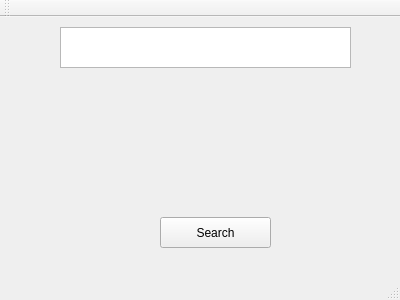
<?xml version="1.0" encoding="UTF-8"?>
<ui version="4.0">
 <class>MainWindow</class>
 <widget class="QMainWindow" name="MainWindow">
  <property name="geometry">
   <rect>
    <x>0</x>
    <y>0</y>
    <width>400</width>
    <height>300</height>
   </rect>
  </property>
  <property name="windowTitle">
   <string>MainWindow</string>
  </property>
  <widget class="QWidget" name="centralWidget">
   <widget class="QLabel" name="label">
    <property name="geometry">
     <rect>
      <x>60</x>
      <y>70</y>
      <width>291</width>
      <height>81</height>
     </rect>
    </property>
    <property name="font">
     <font>
      <family>Arial</family>
      <pointsize>16</pointsize>
     </font>
    </property>
    <property name="text">
     <string/>
    </property>
    <property name="wordWrap">
     <bool>true</bool>
    </property>
   </widget>
   <widget class="QTextEdit" name="textEdit">
    <property name="geometry">
     <rect>
      <x>60</x>
      <y>10</y>
      <width>291</width>
      <height>41</height>
     </rect>
    </property>
    <property name="font">
     <font>
      <family>Arial</family>
      <pointsize>16</pointsize>
     </font>
    </property>
   </widget>
   <widget class="QPushButton" name="pushButton">
    <property name="geometry">
     <rect>
      <x>160</x>
      <y>200</y>
      <width>111</width>
      <height>31</height>
     </rect>
    </property>
    <property name="text">
     <string>Search</string>
    </property>
   </widget>
  </widget>
  <widget class="QMenuBar" name="menuBar">
   <property name="geometry">
    <rect>
     <x>0</x>
     <y>0</y>
     <width>400</width>
     <height>21</height>
    </rect>
   </property>
  </widget>
  <widget class="QToolBar" name="mainToolBar">
   <attribute name="toolBarArea">
    <enum>TopToolBarArea</enum>
   </attribute>
   <attribute name="toolBarBreak">
    <bool>false</bool>
   </attribute>
  </widget>
  <widget class="QStatusBar" name="statusBar"/>
 </widget>
 <layoutdefault spacing="6" margin="11"/>
 <resources/>
 <connections/>
</ui>
